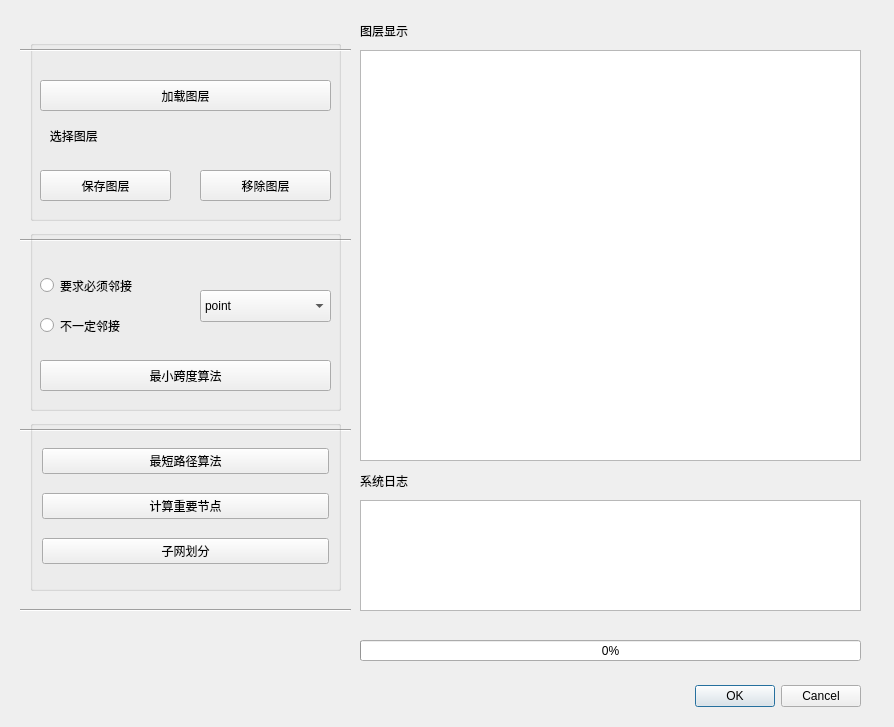
<?xml version="1.0" encoding="UTF-8"?>
<ui version="4.0">
 <class>MinimumSpanningTreeDialogBase</class>
 <widget class="QDialog" name="MinimumSpanningTreeDialogBase">
  <property name="geometry">
   <rect>
    <x>0</x>
    <y>0</y>
    <width>894</width>
    <height>727</height>
   </rect>
  </property>
  <property name="windowTitle">
   <string>网络分析工具</string>
  </property>
  <widget class="QDialogButtonBox" name="button_box">
   <property name="geometry">
    <rect>
     <x>690</x>
     <y>680</y>
     <width>171</width>
     <height>32</height>
    </rect>
   </property>
   <property name="orientation">
    <enum>Qt::Horizontal</enum>
   </property>
   <property name="standardButtons">
    <set>QDialogButtonBox::Cancel|QDialogButtonBox::Ok</set>
   </property>
  </widget>
  <widget class="QProgressBar" name="progressBar">
   <property name="geometry">
    <rect>
     <x>360</x>
     <y>640</y>
     <width>501</width>
     <height>21</height>
    </rect>
   </property>
   <property name="value">
    <number>0</number>
   </property>
   <property name="textVisible">
    <bool>true</bool>
   </property>
  </widget>
  <widget class="QGraphicsView" name="centralwidget">
   <property name="geometry">
    <rect>
     <x>360</x>
     <y>50</y>
     <width>501</width>
     <height>411</height>
    </rect>
   </property>
  </widget>
  <widget class="QLabel" name="processbar_label">
   <property name="geometry">
    <rect>
     <x>40</x>
     <y>630</y>
     <width>251</width>
     <height>51</height>
    </rect>
   </property>
   <property name="text">
    <string/>
   </property>
  </widget>
  <widget class="Line" name="line">
   <property name="geometry">
    <rect>
     <x>20</x>
     <y>230</y>
     <width>331</width>
     <height>20</height>
    </rect>
   </property>
   <property name="orientation">
    <enum>Qt::Horizontal</enum>
   </property>
  </widget>
  <widget class="QGroupBox" name="groupBox_2">
   <property name="geometry">
    <rect>
     <x>30</x>
     <y>230</y>
     <width>311</width>
     <height>181</height>
    </rect>
   </property>
   <property name="title">
    <string/>
   </property>
   <widget class="QRadioButton" name="radioButton">
    <property name="geometry">
     <rect>
      <x>10</x>
      <y>40</y>
      <width>151</width>
      <height>31</height>
     </rect>
    </property>
    <property name="styleSheet">
     <string notr="true">border:0px solid black;</string>
    </property>
    <property name="text">
     <string>要求必须邻接</string>
    </property>
   </widget>
   <widget class="QRadioButton" name="radioButton_2">
    <property name="geometry">
     <rect>
      <x>10</x>
      <y>80</y>
      <width>131</width>
      <height>31</height>
     </rect>
    </property>
    <property name="styleSheet">
     <string notr="true">border:0px solid black;</string>
    </property>
    <property name="text">
     <string>不一定邻接</string>
    </property>
   </widget>
   <widget class="QPushButton" name="min_span">
    <property name="geometry">
     <rect>
      <x>10</x>
      <y>130</y>
      <width>291</width>
      <height>31</height>
     </rect>
    </property>
    <property name="styleSheet">
     <string notr="true"/>
    </property>
    <property name="text">
     <string>最小跨度算法</string>
    </property>
   </widget>
   <widget class="QComboBox" name="comboBox">
    <property name="geometry">
     <rect>
      <x>170</x>
      <y>60</y>
      <width>131</width>
      <height>32</height>
     </rect>
    </property>
    <property name="currentText">
     <string>point</string>
    </property>
    <item>
     <property name="text">
      <string>point</string>
     </property>
    </item>
    <item>
     <property name="text">
      <string>line</string>
     </property>
    </item>
    <item>
     <property name="text">
      <string>MST</string>
     </property>
    </item>
   </widget>
  </widget>
  <widget class="Line" name="line_2">
   <property name="geometry">
    <rect>
     <x>20</x>
     <y>420</y>
     <width>331</width>
     <height>20</height>
    </rect>
   </property>
   <property name="orientation">
    <enum>Qt::Horizontal</enum>
   </property>
  </widget>
  <widget class="QLabel" name="label">
   <property name="geometry">
    <rect>
     <x>360</x>
     <y>20</y>
     <width>71</width>
     <height>21</height>
    </rect>
   </property>
   <property name="text">
    <string>图层显示</string>
   </property>
  </widget>
  <widget class="Line" name="line_3">
   <property name="geometry">
    <rect>
     <x>20</x>
     <y>40</y>
     <width>331</width>
     <height>20</height>
    </rect>
   </property>
   <property name="orientation">
    <enum>Qt::Horizontal</enum>
   </property>
  </widget>
  <widget class="QTextBrowser" name="log_Browser">
   <property name="geometry">
    <rect>
     <x>360</x>
     <y>500</y>
     <width>501</width>
     <height>111</height>
    </rect>
   </property>
  </widget>
  <widget class="QLabel" name="label_2">
   <property name="geometry">
    <rect>
     <x>360</x>
     <y>470</y>
     <width>71</width>
     <height>21</height>
    </rect>
   </property>
   <property name="text">
    <string>系统日志</string>
   </property>
  </widget>
  <widget class="Line" name="line_4">
   <property name="geometry">
    <rect>
     <x>20</x>
     <y>600</y>
     <width>331</width>
     <height>20</height>
    </rect>
   </property>
   <property name="orientation">
    <enum>Qt::Horizontal</enum>
   </property>
  </widget>
  <widget class="QGroupBox" name="groupBox">
   <property name="geometry">
    <rect>
     <x>30</x>
     <y>420</y>
     <width>311</width>
     <height>171</height>
    </rect>
   </property>
   <property name="title">
    <string/>
   </property>
   <layout class="QVBoxLayout" name="verticalLayout">
    <item>
     <widget class="QPushButton" name="shortest_path">
      <property name="text">
       <string>最短路径算法</string>
      </property>
     </widget>
    </item>
    <item>
     <widget class="QPushButton" name="bridge">
      <property name="text">
       <string>计算重要节点</string>
      </property>
     </widget>
    </item>
    <item>
     <widget class="QPushButton" name="alloc">
      <property name="text">
       <string>子网划分</string>
      </property>
     </widget>
    </item>
   </layout>
  </widget>
  <widget class="QGroupBox" name="groupBox_3">
   <property name="geometry">
    <rect>
     <x>30</x>
     <y>40</y>
     <width>311</width>
     <height>181</height>
    </rect>
   </property>
   <property name="title">
    <string/>
   </property>
   <widget class="QPushButton" name="remove_layer">
    <property name="geometry">
     <rect>
      <x>170</x>
      <y>130</y>
      <width>131</width>
      <height>31</height>
     </rect>
    </property>
    <property name="text">
     <string>移除图层</string>
    </property>
   </widget>
   <widget class="QPushButton" name="save_layer">
    <property name="geometry">
     <rect>
      <x>10</x>
      <y>130</y>
      <width>131</width>
      <height>31</height>
     </rect>
    </property>
    <property name="text">
     <string>保存图层</string>
    </property>
   </widget>
   <widget class="QPushButton" name="load_layer">
    <property name="geometry">
     <rect>
      <x>10</x>
      <y>40</y>
      <width>291</width>
      <height>31</height>
     </rect>
    </property>
    <property name="text">
     <string>加载图层</string>
    </property>
   </widget>
   <widget class="QLabel" name="label_3">
    <property name="geometry">
     <rect>
      <x>10</x>
      <y>80</y>
      <width>121</width>
      <height>31</height>
     </rect>
    </property>
    <property name="text">
     <string>   选择图层</string>
    </property>
   </widget>
   <widget class="QWidget" name="getlayer" native="true">
    <property name="geometry">
     <rect>
      <x>180</x>
      <y>80</y>
      <width>131</width>
      <height>31</height>
     </rect>
    </property>
   </widget>
  </widget>
  <zorder>groupBox_3</zorder>
  <zorder>button_box</zorder>
  <zorder>progressBar</zorder>
  <zorder>centralwidget</zorder>
  <zorder>processbar_label</zorder>
  <zorder>line</zorder>
  <zorder>groupBox_2</zorder>
  <zorder>line_2</zorder>
  <zorder>label</zorder>
  <zorder>line_3</zorder>
  <zorder>log_Browser</zorder>
  <zorder>label_2</zorder>
  <zorder>line_4</zorder>
  <zorder>groupBox</zorder>
 </widget>
 <resources/>
 <connections>
  <connection>
   <sender>button_box</sender>
   <signal>accepted()</signal>
   <receiver>MinimumSpanningTreeDialogBase</receiver>
   <slot>accept()</slot>
   <hints>
    <hint type="sourcelabel">
     <x>20</x>
     <y>20</y>
    </hint>
    <hint type="destinationlabel">
     <x>20</x>
     <y>20</y>
    </hint>
   </hints>
  </connection>
  <connection>
   <sender>button_box</sender>
   <signal>rejected()</signal>
   <receiver>MinimumSpanningTreeDialogBase</receiver>
   <slot>reject()</slot>
   <hints>
    <hint type="sourcelabel">
     <x>20</x>
     <y>20</y>
    </hint>
    <hint type="destinationlabel">
     <x>20</x>
     <y>20</y>
    </hint>
   </hints>
  </connection>
 </connections>
</ui>
